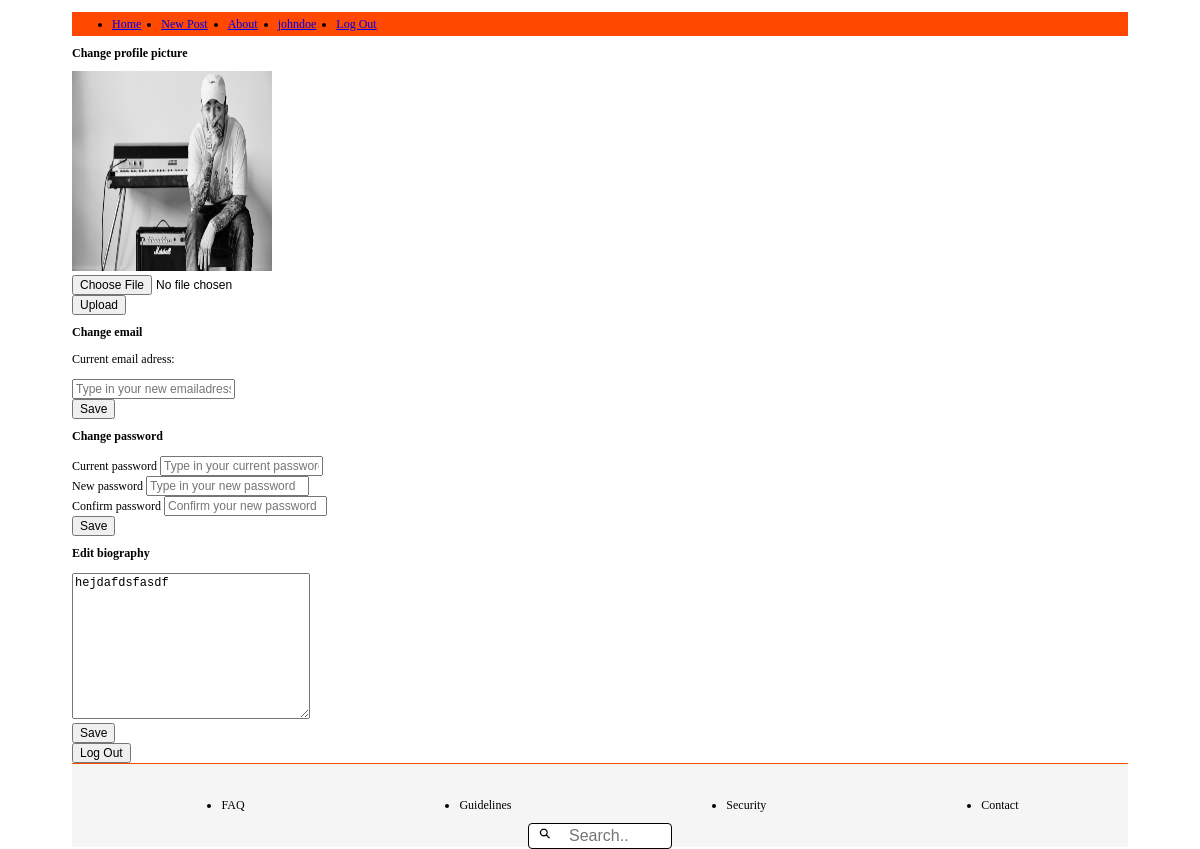
The page /settings.php (signed in) on the database as committed earlier.
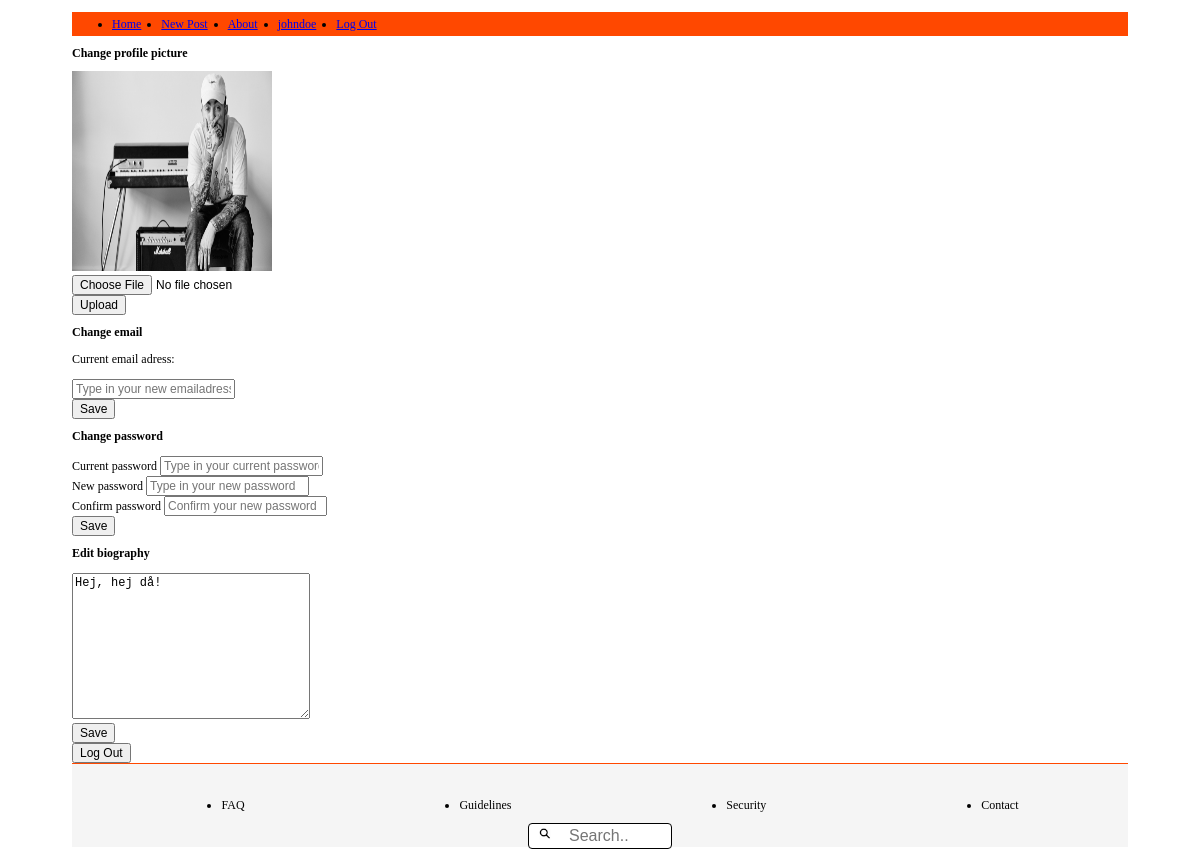
The same page on the database as committed later.
### tables this page shows
CREATE TABLE Users (
	"id" integer PRIMARY KEY AUTOINCREMENT,
	username varchar,
	first_name string,
	last_name string,
	email varchar,
	password varchar,
	avatar varchar,
	biography string
);

### web/functions.php (called while the page is built, shortened)
<?php
function confirmUser($pdo)
{
    if (isset($_SESSION['user']['id'])) {
        $user = fetchUser($pdo, $_SESSION['user']['username']);
        return $user;
    } else {
        redirect('/loginPage.php');
    }
}
function fetchUser($pdo, $username)
{
    $statement = $pdo->prepare("SELECT id, username, avatar, biography FROM Users WHERE username = :username");
    $statement->BindParam(':username', $username, PDO::PARAM_STR);
    $statement->execute();
    $userProfile =  $statement->fetch(PDO::FETCH_ASSOC);
    return $userProfile;
}

### settings.php (the view, shortened to what this page needs)
<?php
require __DIR__ . '/homepage/header.php';
require __DIR__ . '/homepage/navbar.php';
$user = confirmUser($pdo); ?>
<section class="settings section">
    <article class="settings__menu__item change-avatar">
        <h2>Change profile picture</h2>
            <div class="settings__menu__item--active change-avatar--active hidden">
                <img width="200px" height="200px" src="<?php echo ($user['avatar'] !== null) ? "/uploads/avatars/" . $user['avatar'] : 'assets/images/avatar.png'; ?>" id="avatar-image" alt="Avatar image">
                <form action="web/user/avatar.php" method="post" enctype="multipart/form-data" class="form change-avatar__form">
                    <div class="form__group">
                        <input class="form-control" type="file" accept="image/jpeg,image/png" name="avatar" id="avatar" required>
                    </div>
                    <button type="submit" class="button">Upload</button>
                </form>
            </div>
    </article>
    <article class="settings__menu__item change-email">
        <h2>Change email</h2>
        <div class="settings__menu__item--active change-email--active hidden">
            <p>Current email adress: <?php echo $user['email']; ?></p>
                <form action="web/user/email.php" method="post" class="form change-email__form">
                    <div class="form__group">
                        <input class="form-control" type="email" name="email" placeholder="Type in your new emailadress" required>
                    </div>
                    <button type="submit" class="button">Save</button>
                </form>
        </div>
    </article>
    <article class="settings__menu__item change-password">
        <h2>Change password</h2>
                <p>
                <p>
                <div class="settings__menu__item--active change-password--active hidden">
                    <form action="web/user/password.php" method="post" class="form change-password__form">
                        <div class="form__group">
                            <label for="current_password">Current password</label>
                            <input type="password" name="current_password" placeholder="Type in your current password" required>
                        </div>
                        <div class="form__group">
                            <label for="new_password">New password</label>
                            <input type="password" name="new_password" placeholder="Type in your new password" required>
                        </div>
                        <div class="form__group">
                            <label for="confirm_password">Confirm password</label>
                            <input type="password" name="confirm_password" placeholder="Confirm your new password" required>
                        </div>
                        <button type="submit" class="button">Save</button>
                    </form>
                </div>
    </article>
    <article class="settings__menu__item change-biography">
        <h2>Edit biography</h2>
            <p>
            <div class="settings__menu__item--active change-biography--active hidden">
                <form action="web/user/biography.php" method="post" class="form change-biography__form">
                    <div class="form__group">
                        <textarea name="biography" id="biography" cols="30" rows="10" placeholder="Edit your biography here"><?php echo $user['biography'] ?></textarea>
                    </div>
                    <button type="submit" class="button">Save</button>
                </form>
            </div>
    </article>
    <form action="web/user/logout.php" class="logout">
        <button type="submit" class="button">Log Out</button>
    </form>
</section>
<?php require __DIR__ . '/homepage/footer.php'; ?>

Rows that differ between the two databases and show on the page:
changed users: biography "hejdafdsfasdf" → "Hej, hej då!"
